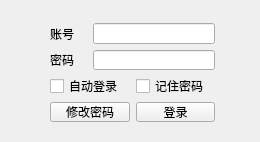
<?xml version="1.0" encoding="UTF-8"?>
<ui version="4.0">
 <class>Login</class>
 <widget class="QWidget" name="Login">
  <property name="geometry">
   <rect>
    <x>0</x>
    <y>0</y>
    <width>260</width>
    <height>142</height>
   </rect>
  </property>
  <property name="windowTitle">
   <string>Form</string>
  </property>
  <widget class="QWidget" name="layoutWidget">
   <property name="geometry">
    <rect>
     <x>50</x>
     <y>23</y>
     <width>165</width>
     <height>99</height>
    </rect>
   </property>
   <layout class="QGridLayout" name="gridLayout">
    <item row="0" column="0">
     <widget class="QLabel" name="label">
      <property name="text">
       <string>账号</string>
      </property>
     </widget>
    </item>
    <item row="0" column="1" colspan="2">
     <widget class="QLineEdit" name="lineEdit_username">
      <property name="maxLength">
       <number>9</number>
      </property>
     </widget>
    </item>
    <item row="1" column="0">
     <widget class="QLabel" name="label_2">
      <property name="text">
       <string>密码</string>
      </property>
     </widget>
    </item>
    <item row="1" column="1" colspan="2">
     <widget class="QLineEdit" name="lineEdit_password">
      <property name="maxLength">
       <number>15</number>
      </property>
     </widget>
    </item>
    <item row="2" column="0" colspan="2">
     <widget class="QCheckBox" name="checkBox_autoLogin">
      <property name="text">
       <string>自动登录</string>
      </property>
     </widget>
    </item>
    <item row="2" column="2">
     <widget class="QCheckBox" name="checkBox_rememberPwd">
      <property name="text">
       <string>记住密码</string>
      </property>
     </widget>
    </item>
    <item row="3" column="0" colspan="2">
     <widget class="QPushButton" name="pushButton_changePasswd">
      <property name="text">
       <string>修改密码</string>
      </property>
     </widget>
    </item>
    <item row="3" column="2">
     <widget class="QPushButton" name="pushButton_login">
      <property name="text">
       <string>登录</string>
      </property>
     </widget>
    </item>
   </layout>
  </widget>
 </widget>
 <resources/>
 <connections/>
</ui>
